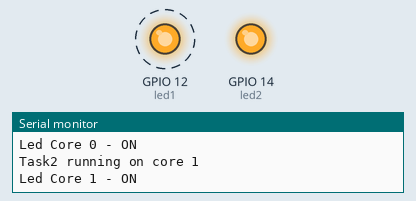
Simulated run of this sketch. Board: ESP32. Parts: output pins drawn as LEDs (lit = HIGH), the last lines printed to the serial monitor. Dashed ring = blinking.

Above: at 1.5 s.
At 3.5 s:
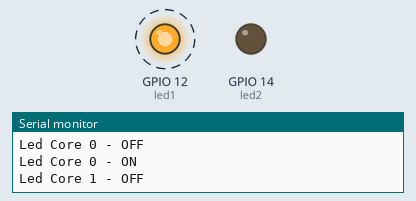
Timing chart, 0 to 6.2 s (numbered marks = the images above):
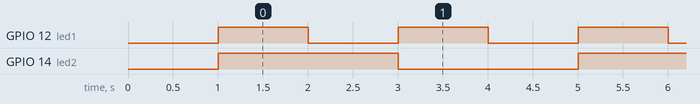

The sketch:

task_different_cores.ino
```cpp
/*********
  Rui Santos
  Complete project details at https://randomnerdtutorials.com
*********/

TaskHandle_t Task1;
TaskHandle_t Task2;

// LED pins
const int led1 = 12;
const int led2 = 14;

void setup() {
  Serial.begin(115200);

  while (!Serial) {
    ; // wait for serial port to connect. Needed for native USB port only
  }
  delay(1000);
  pinMode(led1, OUTPUT);
  pinMode(led2, OUTPUT);

  //create a task that will be executed in the Task1code() function, with priority 1 and executed on core 0
  xTaskCreatePinnedToCore(
                    Task1code,   /* Task function. */
                    "Task1",     /* name of task. */
                    10000,       /* Stack size of task */
                    NULL,        /* parameter of the task */
                    1,           /* priority of the task */
                    &Task1,      /* Task handle to keep track of created task */
                    0);          /* pin task to core 0 */
  //delay(500);

  //create a task that will be executed in the Task2code() function, with priority 1 and executed on core 1
  xTaskCreatePinnedToCore(
                    Task2code,   /* Task function. */
                    "Task2",     /* name of task. */
                    10000,       /* Stack size of task */
                    NULL,        /* parameter of the task */
                    1,           /* priority of the task */
                    &Task2,      /* Task handle to keep track of created task */
                    1);          /* pin task to core 1 */
    //delay(500);
}

//Task1code: blinks an LED every 1000 ms
void Task1code( void * pvParameters ){
  Serial.print("Task1 running on core ");
  Serial.println(xPortGetCoreID());

  for(;;){
    digitalWrite(led1, HIGH);
    Serial.println("Led Core 0 - ON");
    delay(1000);
    digitalWrite(led1, LOW);
    Serial.println("Led Core 0 - OFF");
    delay(1000);
  }
}

//Task2code: blinks an LED every 2000 ms
void Task2code( void * pvParameters ){
  Serial.print("Task2 running on core ");
  Serial.println(xPortGetCoreID());

  for(;;){
    digitalWrite(led2, HIGH);
    Serial.println("Led Core 1 - ON");
    delay(2000);
    digitalWrite(led2, LOW);
    Serial.println("Led Core 1 - OFF");
    delay(2000);
  }
}

void loop() {

}
```

Measured:
- by itself, GPIO 12 (led1): alternates HIGH for 1.0 s and LOW for 1.0 s
- by itself, GPIO 14 (led2): alternates HIGH for 2.0 s and LOW for 2.0 s
